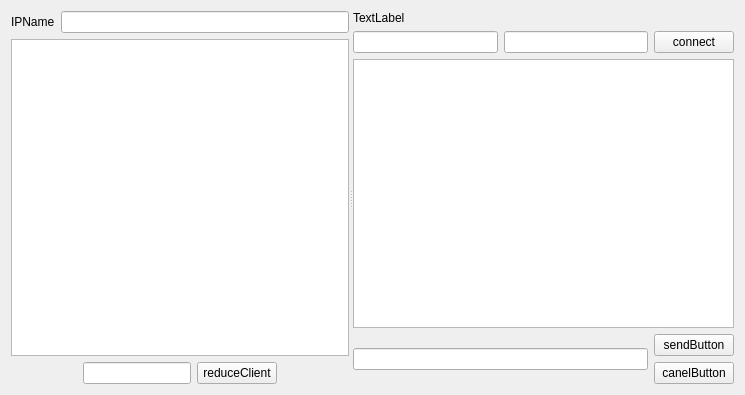
<?xml version="1.0" encoding="UTF-8"?>
<ui version="4.0">
 <class>Chetting</class>
 <widget class="QWidget" name="Chetting">
  <property name="geometry">
   <rect>
    <x>0</x>
    <y>0</y>
    <width>745</width>
    <height>395</height>
   </rect>
  </property>
  <property name="windowTitle">
   <string>Form</string>
  </property>
  <layout class="QHBoxLayout" name="horizontalLayout_5">
   <item>
    <widget class="QSplitter" name="splitter">
     <property name="orientation">
      <enum>Qt::Horizontal</enum>
     </property>
     <widget class="QWidget" name="">
      <layout class="QVBoxLayout" name="verticalLayout_3">
       <item>
        <layout class="QHBoxLayout" name="horizontalLayout_4">
         <item>
          <widget class="QLabel" name="label">
           <property name="text">
            <string>IPName</string>
           </property>
          </widget>
         </item>
         <item>
          <widget class="QLineEdit" name="IPNameEdit"/>
         </item>
        </layout>
       </item>
       <item>
        <widget class="QListWidget" name="listWidget"/>
       </item>
       <item>
        <layout class="QHBoxLayout" name="horizontalLayout_3">
         <item>
          <spacer name="horizontalSpacer">
           <property name="orientation">
            <enum>Qt::Horizontal</enum>
           </property>
           <property name="sizeHint" stdset="0">
            <size>
             <width>40</width>
             <height>20</height>
            </size>
           </property>
          </spacer>
         </item>
         <item>
          <widget class="QLineEdit" name="reduceEdit">
           <property name="readOnly">
            <bool>true</bool>
           </property>
          </widget>
         </item>
         <item>
          <widget class="QPushButton" name="reduceclient">
           <property name="text">
            <string>reduceClient</string>
           </property>
          </widget>
         </item>
         <item>
          <spacer name="horizontalSpacer_2">
           <property name="orientation">
            <enum>Qt::Horizontal</enum>
           </property>
           <property name="sizeHint" stdset="0">
            <size>
             <width>40</width>
             <height>20</height>
            </size>
           </property>
          </spacer>
         </item>
        </layout>
       </item>
      </layout>
     </widget>
     <widget class="QWidget" name="layoutWidget">
      <layout class="QVBoxLayout" name="verticalLayout_2">
       <item>
        <widget class="QLabel" name="serverstatus">
         <property name="text">
          <string>TextLabel</string>
         </property>
        </widget>
       </item>
       <item>
        <layout class="QHBoxLayout" name="horizontalLayout">
         <item>
          <widget class="QLineEdit" name="ipAddress"/>
         </item>
         <item>
          <widget class="QLineEdit" name="portNumber"/>
         </item>
         <item>
          <widget class="QPushButton" name="connectButton">
           <property name="text">
            <string>connect</string>
           </property>
          </widget>
         </item>
        </layout>
       </item>
       <item>
        <widget class="QTextEdit" name="textmessage"/>
       </item>
       <item>
        <layout class="QHBoxLayout" name="horizontalLayout_2">
         <item>
          <widget class="QLineEdit" name="inputEdit"/>
         </item>
         <item>
          <layout class="QVBoxLayout" name="verticalLayout">
           <item>
            <widget class="QPushButton" name="sendButton">
             <property name="text">
              <string>sendButton</string>
             </property>
            </widget>
           </item>
           <item>
            <widget class="QPushButton" name="cacelButton">
             <property name="text">
              <string>canelButton</string>
             </property>
            </widget>
           </item>
          </layout>
         </item>
        </layout>
       </item>
      </layout>
     </widget>
    </widget>
   </item>
  </layout>
 </widget>
 <resources/>
 <connections/>
</ui>
